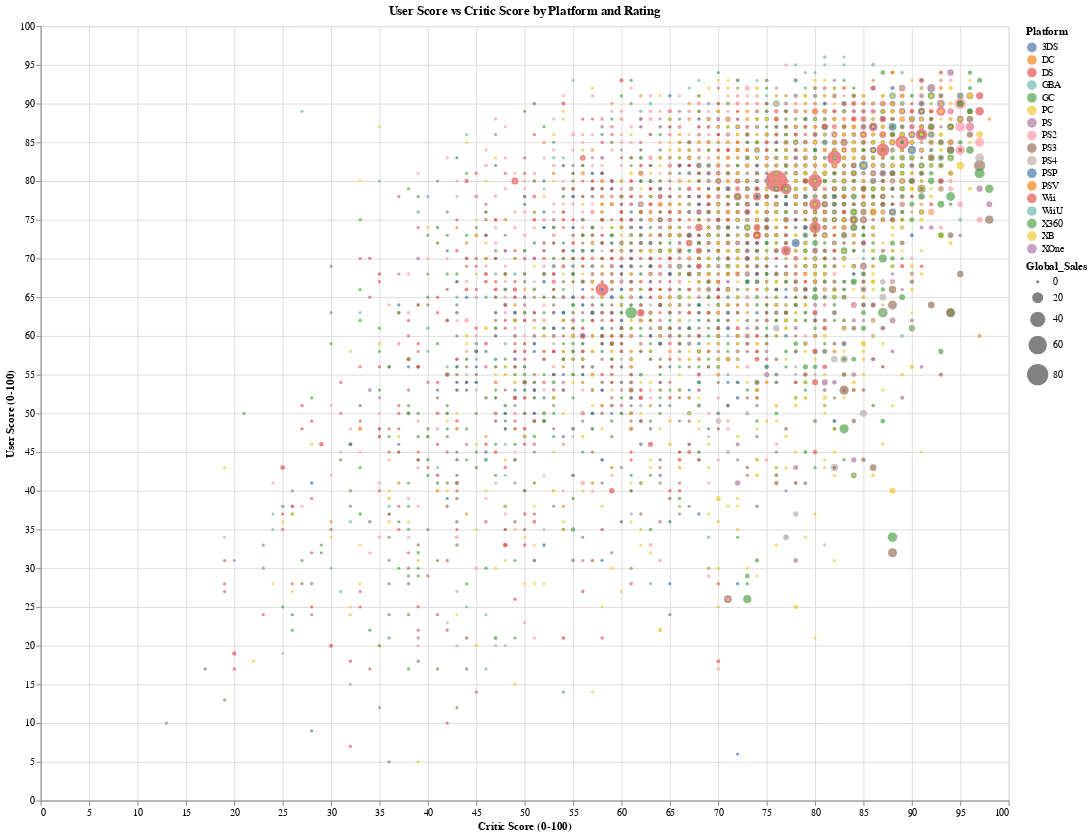

Here is the notebook cell this chart was saved with:
### Code cell
import altair as alt
alt.data_transformers.enable('default', max_rows=100000)

alt.Chart(vgs_cleaned).transform_calculate(
    User_Score_100='datum.User_Score * 10'
).mark_circle(
    size=20,
    ).encode(
    alt.Y('User_Score_100:Q', title='User Score (0-100)'),
    alt.X('Critic_Score:Q', title='Critic Score (0-100)'),
    alt.Color('Platform:N'),
    alt.Size('Global_Sales:Q', scale=alt.Scale(range=[10, 500])),
    tooltip=['Name', 'Year_of_Release', 'Genre', 'Global_Sales', 'Critic_Count', 'User_Count', 'Developer', 'Rating']
).properties(
    width=1000,
    height=800,
    title='User Score vs Critic Score by Platform and Rating'
)

### Figure 1 — Vega-Lite specification as saved in the notebook (floating-point values rounded to 4 significant figures; data arrays with more than 128 entries replaced by an {"elided": "..."} marker saying what was removed)
{"config": {"view": {"continuousWidth": 300, "continuousHeight": 300}}, "data": {"name": "data-108336e0009be2a429fb0b553aa6f76b"}, "mark": {"type": "circle", "size": 20}, "encoding": {"color": {"field": "Platform", "type": "nominal"}, "size": {"field": "Global_Sales", "scale": {"range": [10, 500]}, "type": "quantitative"}, "tooltip": [{"field": "Name", "type": "nominal"}, {"field": "Year_of_Release", "type": "quantitative"}, {"field": "Genre", "type": "nominal"}, {"field": "Global_Sales", "type": "quantitative"}, {"field": "Critic_Count", "type": "quantitative"}, {"field": "User_Count", "type": "quantitative"}, {"field": "Developer", "type": "nominal"}, {"field": "Rating", "type": "nominal"}], "x": {"field": "Critic_Score", "title": "Critic Score (0-100)", "type": "quantitative"}, "y": {"field": "User_Score_100", "title": "User Score (0-100)", "type": "quantitative"}}, "height": 800, "title": "User Score vs Critic Score by Platform and Rating", "transform": [{"calculate": "datum.User_Score * 10", "as": "User_Score_100"}], "width": 1000, "$schema": "https://vega.github.io/schema/vega-lite/v5.20.1.json", "datasets": {"data-108336e0009be2a429fb0b553aa6f76b": {"elided": "7017 records"}}}
